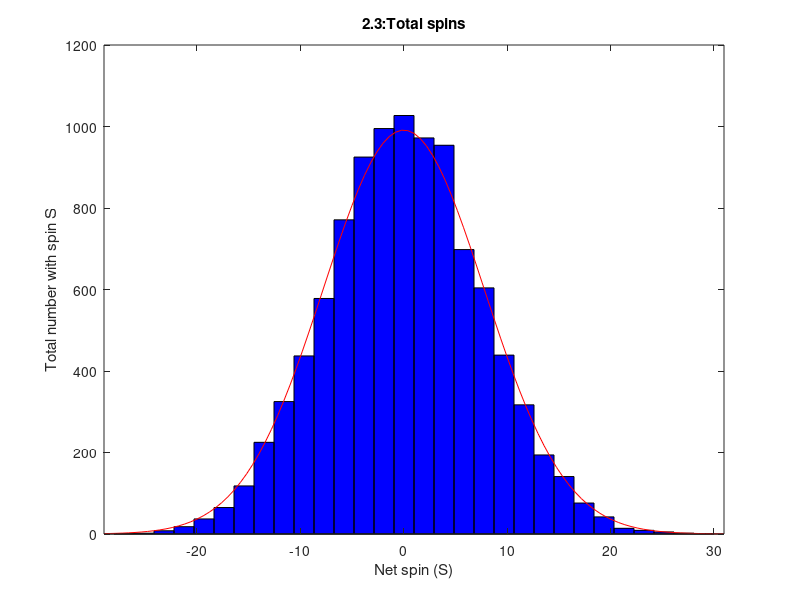
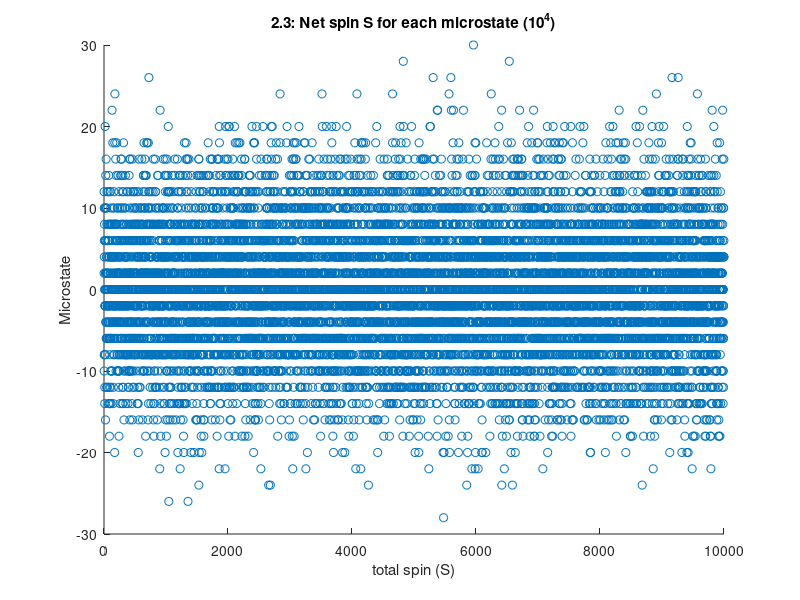

MATLAB code for these plots, in order: (Note: this script raises an error after producing the figures.)
M = 10^4  % number of microstates
N = 60 % number of spins

% generate S-array
S = zeros(1,M);

for j = 1:M 
    X = randi([0 1],1,N);
for i = 1:60
    if X(i) == 0
        X(i) = -1;
    end
end
S(j) = sum(X);
end


figure(1)
histfit(S,30)
title('2.3:Total spins')
xlabel('Net spin (S)')
ylabel('Total number with spin S')
hold off

% plotting S for each microstate
figure(2)
ind = linspace(1,M,M);
scatter(ind,S,'o')
title('2.3: Net spin S for each microstate (10^4)')
xlabel('total spin (S)')
ylabel('Microstate')
hold off

% calculating multiplicity 
S_ = linspace(-60,60,121)
m = mult(S_,N);
figure(3)
plot(S_,m) % around zero
title('2.5: Multiplicity for N = 60')
xlabel('Net spin (S)')
ylabel('Multiplicity')
hold off


% Entropy
k = 1.3806505*10^(-23); % J/K
S_B = k*log(mult(S_,N))

figure(4)
plot(S_,S_B) % more disordered if S = 0
title('Entropy as function of N = 60, and net spin S')
xlabel('Net Spin (S)')
ylabel('Entropy (S_{B})')
hold off

%Multiplicity
function [m] = mult(s,n)
mmax = 2.^n.*sqrt(2)./sqrt(pi.*n);
m = mmax.*exp(-s.^2./(2.*n));
end




